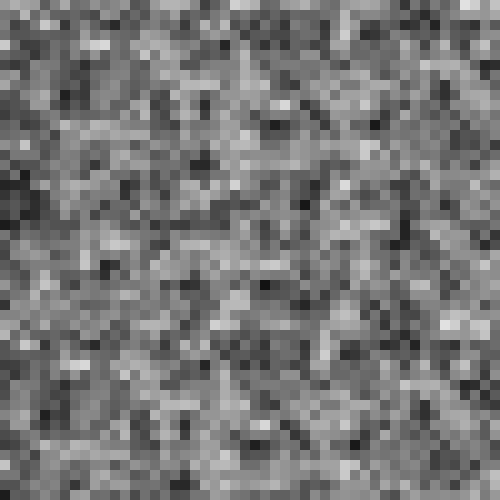
Frame 1 (no input)
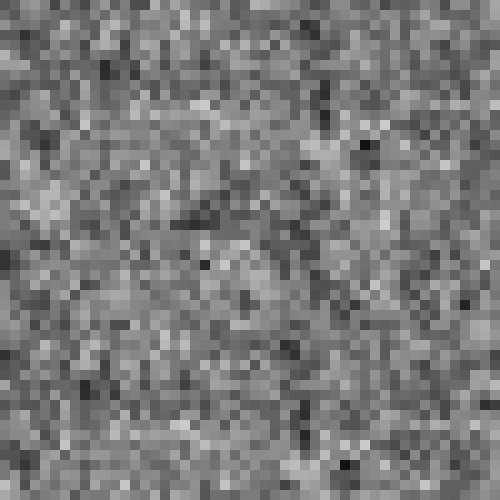
Frame 60 (the mouse pressed at the canvas centre just before this capture)
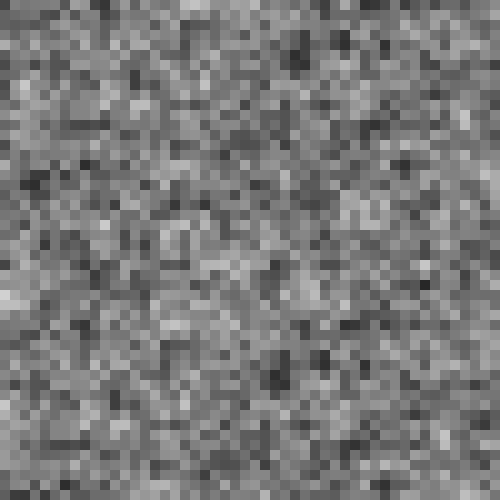
Frame 120 (the mouse held since frame 60 and released just before this capture)

The Processing sketch that drew these frames (run headless with seeded random() and noise(); from frame 60 on, the mouse is pressed at the canvas centre):

// Processing sketch: processing_167694
// ── processing_167694.pde

float inc=0.5;
int density=10;
float znoise=0.0;

void setup(){
  size(500,500);
  noStroke();
}
void draw(){
  float xnoise=0.0;
  float ynoise=0.0;
  for(int y=0;y<height;y+=density){
    for(int x=0; x<width;x+=density){
      float n=noise(xnoise,ynoise,znoise)*256;
      fill(n);
      rect(y,x,density,density);
      xnoise+=inc;
    }
    xnoise=0;
    ynoise+=inc;
  }
  znoise+=inc;
}
